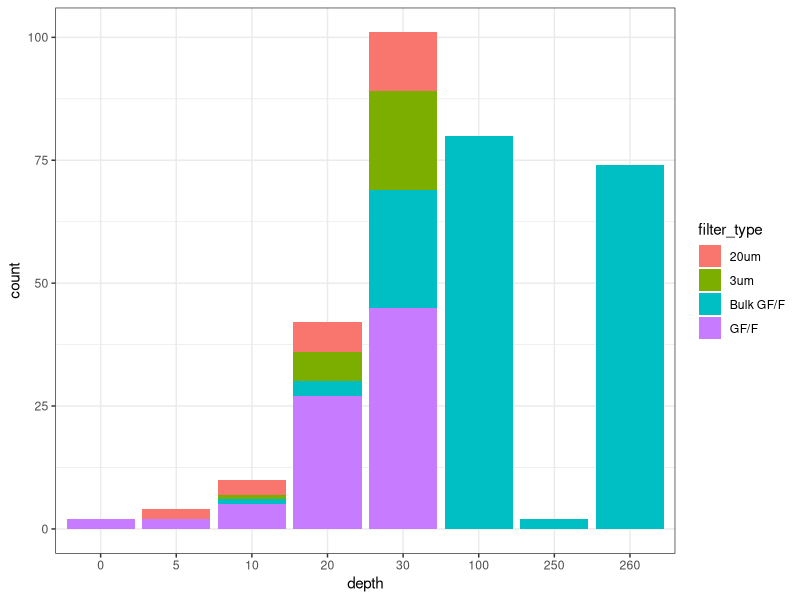
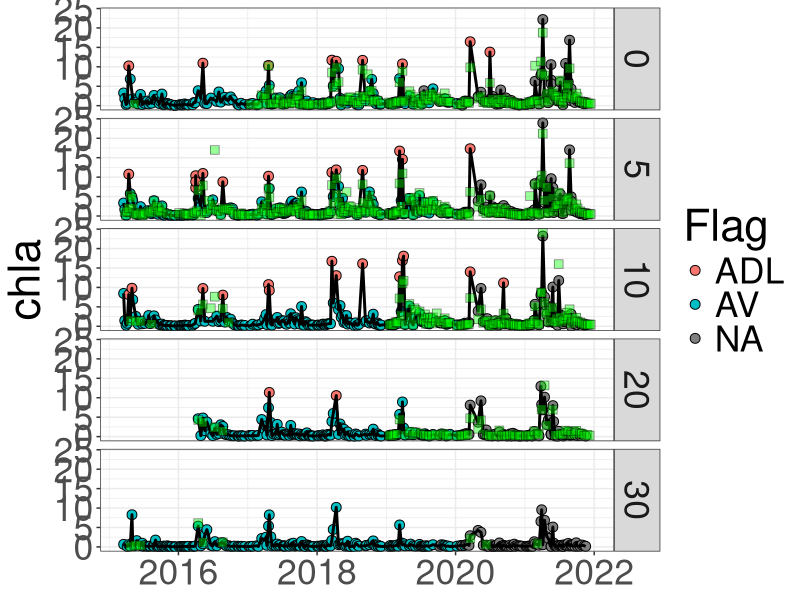
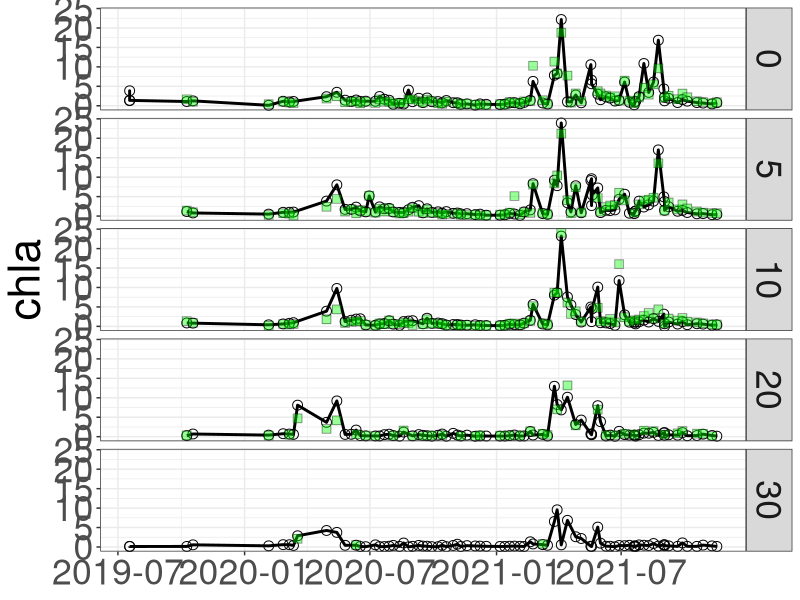
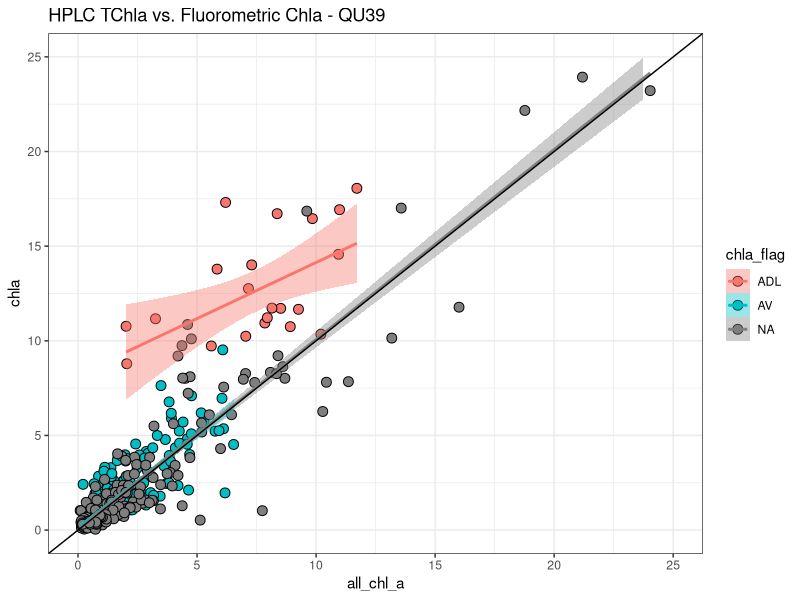
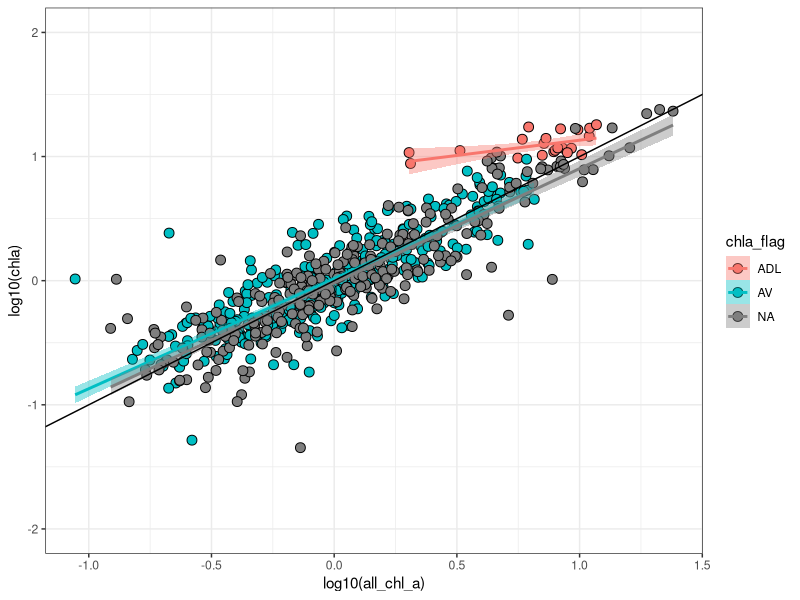
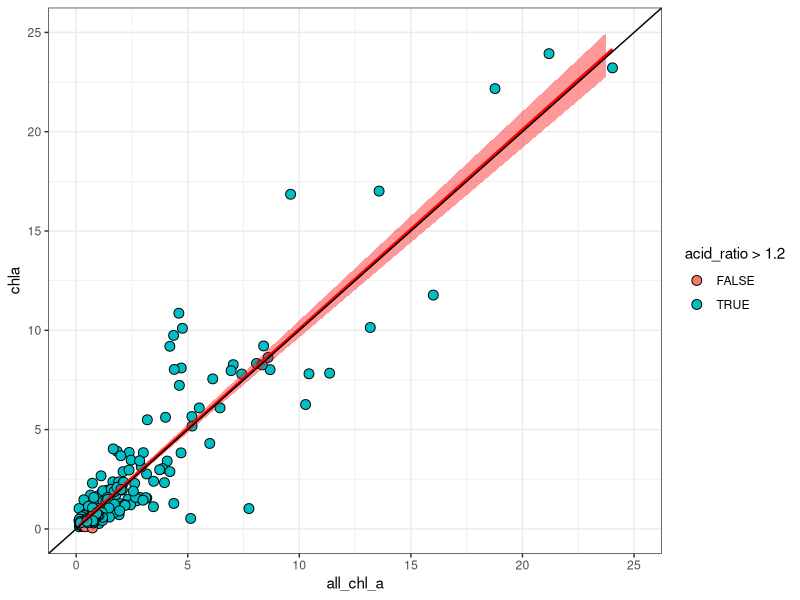
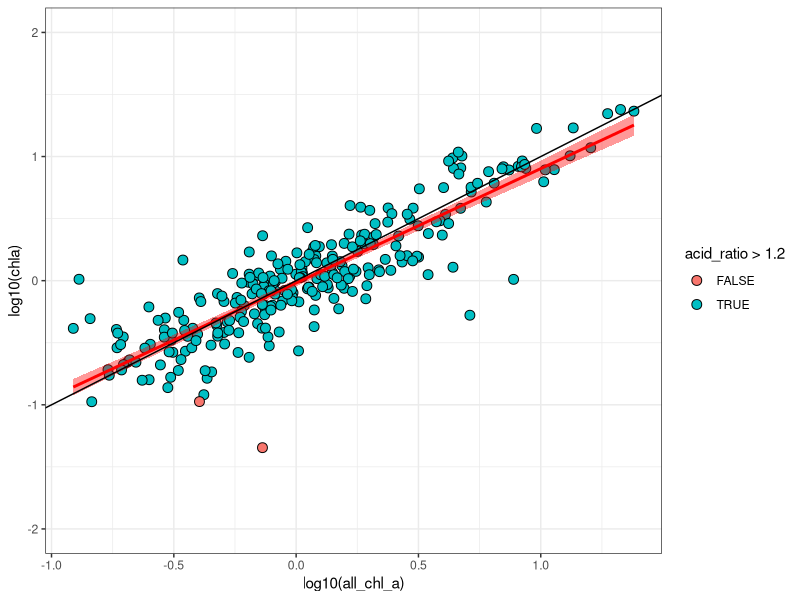
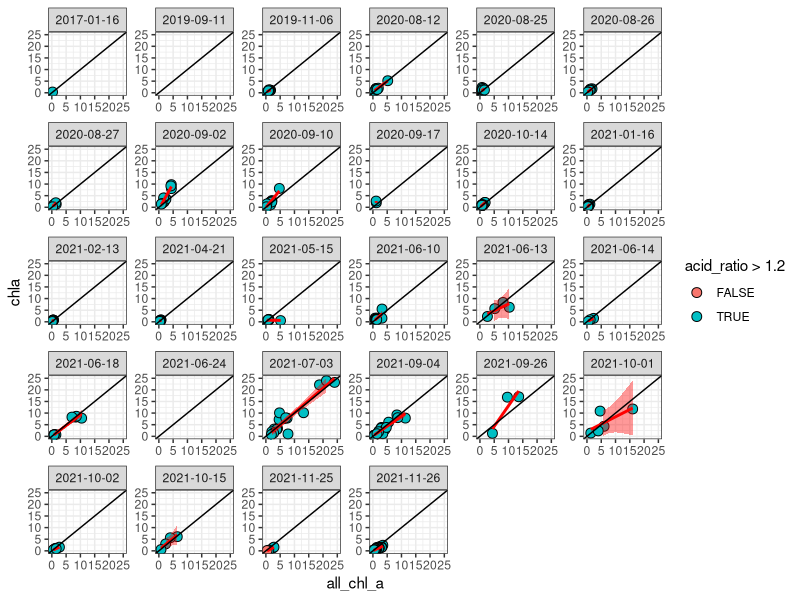

Source code (R) for these figures, in order:
## ---- chunk 1
#Upload packages
library(tidyverse)
library(here)
library(patchwork)
library(readxl)
## ---- chunk 2
#Upload chl dataset - entire dataset downloaded from the portal on 2022-01-04
chl <- read_csv(here("files", "qu39_2022-07-06.csv"))

#Upload HPLC data
hplc <- read_csv(here("files", "qu39_hplc_2022-07-06.csv"))

#Upload CTD data
# ctd <- read_excel(here("files", "qcs01-2022-04-20_ctd.xlsx"),
#                       sheet = "Data")

#Upload CTD metadata from drops sheet in portal excel download
# ctd_meta <- read_excel(here("files",  "qcs01-2022-04-20_ctd.xlsx"),
#                       sheet = "Drops")

## ---- chunk 3
#Selecting relevant columns
chl <- chl %>% 
  select(date, site_id, survey, line_out_depth, collected, analyzed, hakai_id, 
         calibration:calibration_slope, filter_type, before_acid, after_acid,
         acid_flag, dilution_factor, chla, chla_flag, phaeo, phaeo_flag) 

#Adding month column
chl <- chl %>% 
  mutate(month = lubridate::month(date)) %>% 
  relocate(month, .after = date)

#Creating duplicate and acid ratio columns
chl <- chl %>% 
  group_by(collected, site_id, line_out_depth, filter_type) %>% 
  mutate(rep = n()) %>%
  ungroup() %>% 
  group_by(hakai_id) %>% 
  mutate(rep_id = n()) %>% 
  ungroup() %>% 
  mutate(acid_ratio = before_acid/after_acid)

#Pulling out duplicates - alot. Some have different Hakai IDs, but have same metadata with one being analyzed and the other not - I think DFO crosse comparison samples.
check_dup <- chl %>% 
  filter(rep > 1)

#these are the samples with duplicate hakai IDs. These are the bigger problem
check_dup_id <- chl %>% 
  filter(rep_id > 1)

## ---- chunk 4
#Wrangling hplc dataset

#Selecting important columns and limiting to records with results
hplc <- hplc %>% 
  filter(!is.na(all_chl_a)) %>% 
  select(date, collected, line_out_depth, all_chl_a)
## ---- chunk 5
#Wrangling CTD profiles data

#Reduce columns, rename to workable name for queries and join drop metadata to drop data
# ctd <- ctd %>%
#   left_join(ctd_meta, by = "Cast PK") %>% 
#   mutate(date = lubridate::date(`Measurement time`)) %>%
#   mutate(year = lubridate::year(`Measurement time`)) %>%
#   select(castpk = `Cast PK`, ctdNum = `CTD serial number`, 
#          ctdFirm = `CTD firmware version`, station = Station.x, lat = Latitude,
#          long = Longitude, time = `Measurement time`, date, year,
#          dep = `Depth (m)`, pres = `Pressure (dbar)`,
#          flu = `Fluorometry Chlorophyll (ug/L)`)

#checking if there are duplicated CTD cast - looks like all single casts
# check_ctd_dup <- ctd %>% 
#   distinct(castpk, date) %>% 
#   group_by(date) %>% 
#   summarise(n_cast = n()) %>% 
#   ungroup()

#checking min/max ctd cast depths for each castPK - All start at 1 and all deeper than 100
# check_ctd_depth <- ctd %>% 
#   group_by(castpk) %>% 
#   summarise(min_dep = min(pres),
#             max_dep = max(pres)) %>% 
#   ungroup()

#Three different CTDs used. 
# check_ctd_inst <- ctd %>% 
#   distinct(ctdNum)
## ---- chunk 6
#Diagnostic checks

#Depth check - where were samples collected - only bulk collected at 100 and 115m.
check_depth <- chl %>% 
  distinct(line_out_depth, filter_type)

#Looking at calibrations applied to data - doesn't look like recent calibrations have been applied - what's the newest data uploaded -  it should have the new information
check_cali <- chl %>% 
  distinct(calibration, acid_ratio_correction_factor, acid_coefficient,
           calibration_slope)

#Looking for negative values - lots - most are flagged already. Some interesting things to look for here.
check_neg <- chl %>% 
  filter(chla < 0 | phaeo < 0)

#There are lots and I need to investigate this.
check_na <- chl %>% 
  filter(is.na(chla) | is.na(phaeo))

#Checking if there are any pre-existing flags - huge amount of samples flagged. I went through these pretty carefully and they should be pretty good. 4 samples with NA Chl flags and SVD phaeo flags.
check_flag <- chl %>% 
  filter(!is.na(chla_flag) | !is.na(phaeo_flag))

#Checking acid flag - sometimes the crew flags suspect data here rather than directly applying flags
#Currently 20 records from a single day where the chlorophyll blanks were higher than usual.
check_acid_flag <- chl %>% 
  filter(!is.na(acid_flag))

#Looking for filters with low acid ratios -  quite a few for data that hasn't been flagged yet.
check_ar <- chl %>% 
  filter(acid_ratio < 1.2)

#Plotting depths with low acid ratio - all bulk samples from > 100m (expected) 
check_ar %>% 
  filter(is.na(chla_flag)) %>% 
  ggplot(aes(x = as.factor(line_out_depth), fill = filter_type)) +
  geom_bar(stat = "count", position = "stack") +
  labs(x = "depth",
       y = "count") +
  theme_bw()

#Need to look into these samples - No bulks until 10m. Some 20um at 5 and 10m which is weird.
## ---- chunk 7
#checking samples that were diluted. Need to determine when we started doing this.

check_dilution <- chl %>% 
  filter(dilution_factor > 1)

#Looking at samples that haven't been qc'd that have raw values above instrument threshold - good sign, only 1 and not above threshold.
check_adl <- chl %>% 
  filter(!is.na(analyzed) & is.na(chla_flag) & before_acid > 600000)
## ---- chunk 8
#Pulling out all samples that haven't been QC'd -  for now removing samples that were not analyzed post 2022 on the new module. 
chl_qc <- chl %>% 
  filter(!is.na(analyzed) & analyzed < "2022-01-01" & 
           (is.na(chla_flag) | chla_flag == "AV" | chla_flag == "ADL"))

#Pulling out all QC'd data
chl_av <- chl %>% 
  filter(chla_flag == "AV")

## ---- chunk 9
#Investigating bulk data for errors

#Pulling out the bulk filters
chl_bulk <- chl_qc %>% 
  filter(filter_type == "Bulk GF/F")

#Making a column showing if there are replicated filters.
chl_bulk <- chl_bulk %>% 
  group_by(date, line_out_depth) %>% 
  mutate(dup_day = n()) %>%
  ungroup() %>% 
  group_by(collected, line_out_depth) %>% 
  mutate(dup_sample = n()) %>%
  ungroup() %>% 
  group_by(hakai_id) %>% 
  mutate(dup_id = n()) %>%
  ungroup()

#Querying duplicated bulk records. 0.
check_bulk_dup_day <- chl_bulk %>% 
  filter(dup_day > 1)

check_bulk_dup_samp <- chl_bulk %>% 
  filter(dup_sample > 1)

check_bulk_dup_id <- chl_bulk %>% 
  filter(dup_id > 1)

#So lots of duplicates where multiple programs went out on a single day, but only one sample that is an exact replicate/duplicate

#Filtering out any duplicated
# chl_bulk <- chl_bulk %>% 
#   filter(filt_num == 1)

#The bulk data looks good.
## ---- chunk 10
#Looking at bulk data - timeseries
chl_bulk %>%
  filter(line_out_depth < 50) %>% 
  ggplot(aes(x = date, y = chla)) +
  geom_point(aes(fill = chla_flag), pch = 21, size = 3.0) +
  geom_line(size = 1) +
  geom_point(data = hplc, aes(x = date, y = all_chl_a), pch = 22, fill = "green",
             alpha = 0.4, size = 3) +
  facet_grid(line_out_depth ~ .) +
  theme_bw() +
  labs(fill = "Flag") +
  theme(text = element_text(size = 32),
        axis.title.x = element_blank())
  

#Should add HPLC and fluorescence to this and print for viewing.
ggsave(here("figures_qc", "timeseries_qu39_bulk.png"),
        width = 16, height = 12, dpi = 300)
## ---- chunk 11
#Joining HPLC with chlorophyll

chl_bulk <- chl_bulk %>% 
  left_join(hplc)

## ---- chunk 12
#Looking at bulk data - timeseries
chl_bulk %>%
  filter(line_out_depth < 50 & is.na(chla_flag) & date > "2019-01-01") %>% 
  ggplot(aes(x = date)) +
  geom_point(aes(y = chla), pch = 21, size = 3.0) +
  geom_line(aes(y =chla), size = 1) +
  geom_point(aes(y = all_chl_a), pch = 22, fill = "green",
             alpha = 0.4, size = 3) +
  facet_grid(line_out_depth ~ .) +
  theme_bw() +
  labs(fill = "Flag") +
  theme(text = element_text(size = 32),
        axis.title.x = element_blank())
  

#Should add HPLC and fluorescence to this and print for viewing.
ggsave(here("figures_qc", "timeseries_qu39_bulk_no-flag.png"),
        width = 16, height = 12, dpi = 300)
## ---- chunk 13
#Plotting hplc against bulk chl

#Plotting all data with ADL flags a separate group with a separate regression line
chl_bulk %>% 
  ggplot(aes(x = all_chl_a, y = chla, fill = chla_flag)) +
  geom_point(pch = 21, size = 3.0) +
  geom_smooth(aes(color = chla_flag), method = 'lm') +
  geom_abline(intercept = 0, slope = 1) +
  xlim(0,25) +
  ylim(0,25) +
  ggtitle("HPLC TChla vs. Fluorometric Chla - QU39") +
  theme_bw() +
  theme()

#Very odd trend as it would be expected that samples that weren't diluted would saturate the fluorometer and result in lower chla per HPLC TChla. Here the values are higher, although the trend line is <1, so higher values would go below 1:1 line and underpredict.

#The new HPLC to chla with the diluted samples has 1:1 slope. Never had this before.
## ---- chunk 14
#Same plot as above but in log10 scale
chl_bulk %>% 
  ggplot(aes(x = log10(all_chl_a), y = log10(chla), fill = chla_flag)) +
  geom_point(pch = 21, size = 3.0) +
  geom_smooth(aes(color = chla_flag), method = 'lm') +
  geom_abline(intercept = 0, slope = 1) +
  ylim(-2, 2) +
  theme_bw() +
  theme()

#Definitely some outlier samples here that could have issues
## ---- chunk 15
chl_bulk %>% 
  filter(is.na(chla_flag)) %>% 
  ggplot(aes(x = all_chl_a, y = chla)) +
  geom_point(aes(fill = acid_ratio > 1.2), pch = 21, size = 3.0) +
  geom_smooth(method = 'lm', color = "red", fill = "red") +
  geom_abline(intercept = 0, slope = 1) +
  xlim(0,25) +
  ylim(0,25) +
  theme_bw() +
  theme()

#Of the data that hasn't been QC'd, there are a few concerning points of very low chla for high TChla.

## ---- chunk 16

#Plotting only un-QC'd data and coloring by whether the acid ratio is <1.2 - log10 scale
chl_bulk %>% 
  filter(is.na(chla_flag)) %>% 
  ggplot(aes(x = log10(all_chl_a), y = log10(chla))) +
  geom_point(aes(fill = acid_ratio > 1.2), pch = 21, size = 3.0) +
  geom_smooth(method = 'lm', color = "red", fill = "red") +
  geom_abline(intercept = 0, slope = 1) +
  ylim(-2, 2) +
  theme_bw() +
  theme()
## ---- chunk 17
#I want to isolate these two samples with low ARs
check_bulk_ar_2 <- chl_bulk %>% 
  filter(is.na(chla_flag) & !is.na(all_chl_a) & acid_ratio < 1.2 &
           line_out_depth < 50)

#These are the two points showing up in the above plot.
## ---- chunk 18
chl_bulk <- chl_bulk %>% 
  mutate(analyzed_date = lubridate::date(analyzed)) %>% 
  relocate(analyzed_date, .after = analyzed)


chl_bulk %>% 
  filter(is.na(chla_flag)) %>% 
  ggplot(aes(x = all_chl_a, y = chla)) +
  geom_point(aes(fill = acid_ratio > 1.2), pch = 21, size = 3.0) +
  geom_smooth(method = 'lm', color = "red", fill = "red") +
  geom_abline(intercept = 0, slope = 1) +
  facet_wrap(~ as.factor(analyzed_date), scales = "free" ) +
  xlim(0,25) +
  ylim(0,25) +
  theme_bw() +
  theme()

ggsave(here("figures_qc", "test.png"),
        width = 16, height = 12, dpi = 300)

## ---- chunk 19
#Looking at samples that were collected in the surface waters and have low acid ratios.
check_bulk_ar <- chl_bulk %>% 
  filter(is.na(chla_flag) & acid_ratio < 1.2 & line_out_depth < 50)
## ---- chunk 20
#Investigating size-fractionated data for errors.

#Calculating the number of filters for each size-fraction set
chl_sf <- chl_qc %>% 
  filter(!filter_type == "Bulk GF/F") %>%
  filter(!is.na(chla)) %>% 
  group_by(collected, line_out_depth) %>% 
  mutate(filt_num = n()) %>% 
  ungroup()

#Looking for size fraction sets that have less than 3 filters - 119 observations - I'd imagine a lot of SVC and SVD flags for single filter.
check_sf_low <- chl_sf %>% 
  filter(filt_num < 3)

#Looking at size fraction sets that have more than 3 filters. Some are just replicated hakai IDS, but quite a few from zoopsprint - I wonder if one of the GF/Fs is meant to be bulk.
check_sf_high <- chl_sf %>% 
  filter(filt_num > 3)

#Subsetting where there are 3 size-fractionated filters. 
chl_sf <- chl_sf %>% 
  filter(filt_num == 3)

#Querying replicated filter types within a set - two examples where there are two duplicated filters within a 3 filter set. Only one is not QC'd - check metadata note.
check_sf_dup <- chl_sf %>% 
  group_by(collected, line_out_depth, filter_type) %>% 
  mutate(filt_unique = n()) %>% 
  ungroup() %>% 
  filter(filt_unique > 1)  
 

chl_sf <- chl_sf %>% 
  group_by(collected, line_out_depth, filter_type) %>% 
  mutate(filt_unique = n()) %>% 
  ungroup() %>% 
  filter(filt_unique == 1)
  
## ---- chunk 21
#Calculating the size-fractionated sum for comparison with the bulk
chl_sf_sum <- chl_sf %>% 
  filter(chla_flag == "AV" | chla_flag == "ADL" | is.na(chla_flag)) %>% 
  group_by(collected, line_out_depth) %>% 
  mutate(sf_sum = sum(chla)) %>% 
  ungroup() %>% 
  distinct(collected, line_out_depth, sf_sum, .keep_all = TRUE) %>% 
  select(collected, line_out_depth, sf_sum)

#Merging with the size-fractionated data for comparison.
chl_comp <- chl_bulk %>%
  select(date, collected, analyzed_date, line_out_depth, bulk_chla = chla,
         bulk_flag = chla_flag, all_chl_a) %>% 
  filter(line_out_depth < 99) %>% 
  left_join(chl_sf_sum)

#Looking why there are NAs in join. All from where SF did not have 3 filters in set.
check_comp_na <- chl_comp %>% 
  filter(is.na(bulk_chla) | is.na(sf_sum))

## ---- chunk 22
#Plotting sf_sum against bulk chl - Something is up with my join.
chl_comp %>% 
  ggplot(aes(x = bulk_chla, y = sf_sum, fill = bulk_flag)) +
  geom_point(pch = 21, size = 3.0) +
  geom_smooth(aes(color = bulk_flag), method = 'lm') +
  geom_abline(intercept = 0, slope = 1) +
  xlim(0, 30) +
  ylim(0, 30) +
  theme_bw() +
  theme()

#To me this looks pretty darn good - the samples with ADL may have a trend to higher size fractionated sum at higher concentrations.

#Maybe one sample here that should be checked for havin low bulk concentration

## ---- chunk 23
chl_comp %>% 
  ggplot(aes(x = log10(bulk_chla), y = log10(sf_sum), fill = bulk_flag)) +
  geom_point(pch = 21, size = 3.0) +
  geom_smooth(aes(color = bulk_flag), method = 'lm') +
  geom_abline(intercept = 0, slope = 1) +
  # xlim(0, 30) +
  # ylim(0, 30) +
  theme_bw() +
  theme()
## ---- chunk 24
chl_bulk %>% 
  filter(is.na(chla_flag)) %>% 
  ggplot(aes(x = all_chl_a, y = chla)) +
  geom_point(aes(fill = acid_ratio > 1.2), pch = 21, size = 3.0) +
  geom_smooth(method = 'lm', color = "red", fill = "red") +
  geom_abline(intercept = 0, slope = 1) +
  xlim(0,30) +
  ylim(0,30) +
  theme_bw() +
  theme()

#Definitely some disperson here, but doesn't seem to be more than expected

## ---- chunk 25
chl_bulk %>% 
  filter(is.na(chla_flag)) %>% 
  ggplot(aes(x = log10(all_chl_a), y = log10(chla))) +
  geom_point(aes(fill = acid_ratio > 1.2), pch = 21, size = 3.0) +
  geom_smooth(method = 'lm', color = "red", fill = "red") +
  geom_abline(intercept = 0, slope = 1) +
  ylim(-2, 2) +
  theme_bw() +
  theme()
## ---- chunk 26
#Looking at bulk data - timeseries
chl_comp %>%
  filter(line_out_depth < 50 & is.na(bulk_flag) & date > "2019-01-01") %>% 
  ggplot(aes(x = date)) +
  geom_point(aes(y = bulk_chla), pch = 21, size = 3.0) +
  geom_line(aes(y = bulk_chla), size = 1) +
  geom_point(aes(y = sf_sum), pch = 21, size = 3.0, color = "red") +
  geom_line(aes(y = sf_sum), size = 1, color = "red") +
  geom_point(aes(y = all_chl_a), pch = 22, fill = "green",
             alpha = 0.4, size = 3) +
  facet_grid(line_out_depth ~ ., scales = "free_y") +
  theme_bw() +
  labs(fill = "Flag") +
  theme(text = element_text(size = 32),
        axis.title.x = element_blank())
  

#Should add HPLC and fluorescence to this and print for viewing.
ggsave(here("figures_qc", "timeseries_qu39_bulk-SF_no-flag.png"),
        width = 16, height = 12, dpi = 300)

#Everything looks pretty spot on.

#there is a single 5m point where HPLC shows an early bloom, but there is not corresponding increase in any of the other variables.

## ---- chunk 27

chl_comp %>% 
  filter(is.na(bulk_flag)) %>% 
  ggplot(aes(x = bulk_chla, y = sf_sum)) +
  geom_point(pch = 21, size = 3.0) +
  geom_smooth(method = 'lm', color = "red", fill = "red") +
  facet_wrap(~ (as.factor(analyzed_date)), scales = "free" ) +
  theme_bw() +
  theme()

ggsave(here("figures_qc", "test2.png"),
        width = 16, height = 12, dpi = 300)

## ---- chunk 28
#Looking at specific samples that were left in TULA freezer for extended period
chl_bulk %>% 
  filter(date == "2021-05-18") %>% 
  ggplot(aes(x = all_chl_a, y = chla)) +
  geom_point(aes(fill = acid_ratio > 1.2), pch = 21, size = 3.0) +
  geom_smooth(method = 'lm', color = "red", fill = "red") +
  geom_abline(intercept = 0, slope = 1) +
  # xlim(0, 1) +
  # ylim(0, 1) +
  theme_bw() +
  theme()

test <- chl_bulk %>% 
  filter(date == "2021-05-18") 


#Looking at specific samples that were left in TULA freezer for extended period
chl_comp %>% 
  filter(date == "2020-08-04") %>% 
  ggplot(aes(x = bulk_chla, y = sf_sum)) +
  geom_point(pch = 21, size = 3.0) +
  geom_smooth(method = 'lm', color = "red", fill = "red") +
  geom_abline(intercept = 0, slope = 1) +
  # xlim(0, 5) +
  # ylim(0, 5) +
  theme_bw() +
  theme()
## ---- chunk 29
#Let's plot the entire SF timeseries
#Order phytoplankton groups roughly from smallest to largest - create order list

order_sf <- c("GF/F", "3um", "20um")

#Chemtax - Specify order of phyto groups for figures
chl_sf <- arrange(mutate(chl_sf, filter_type = factor(filter_type,
                                              levels = order_sf)))


chl_sf %>%
  ggplot(aes(x = date, y = chla, fill = filter_type)) + 
  geom_area() +
  scale_fill_brewer(palette = "Greens", labels = c(expression(Pico[CHL]),
                                                   expression(Nano[CHL]),
                                                   expression(Micro[CHL]))) +
  facet_grid(line_out_depth ~ ., scales = "free_y") +
  theme_bw()

ggsave(here("figures_qc", "SF_test.png"),
        width = 16, height = 12, dpi = 300)


#Some issues with plotting need to be investigated.
